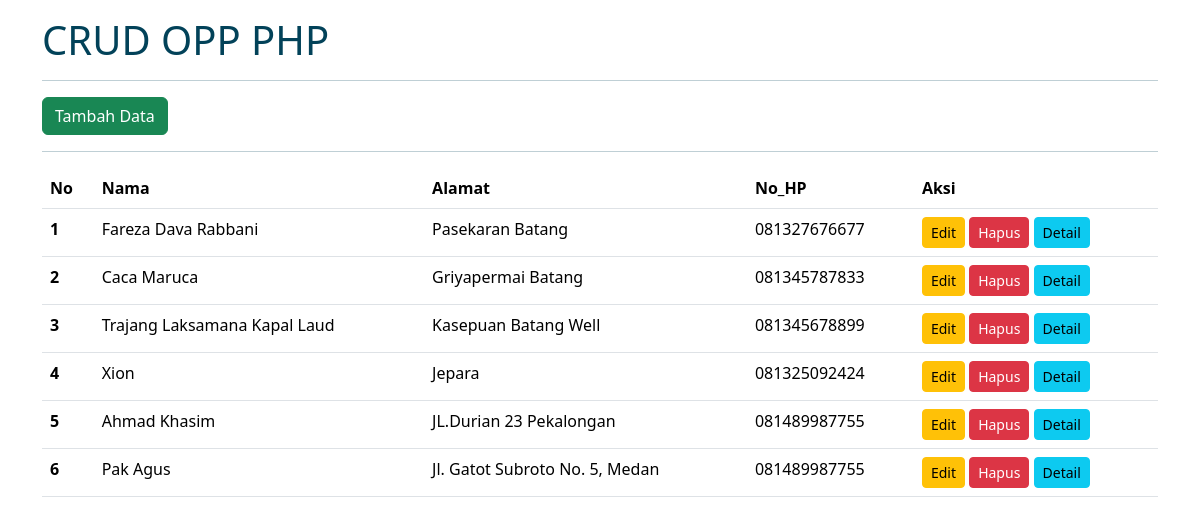
The page / on the database its author committed.
### tables this page shows
CREATE TABLE `tb_users0057` (
  `id` int(10) NOT NULL,
  `nama` varchar(255) NOT NULL,
  `jenis_kelamin` enum('Pria','Wanita') NOT NULL,
  `umur` tinyint(4) NOT NULL,
  `tempat_lahir` varchar(30) NOT NULL,
  `status` enum('Nikah','Belum') NOT NULL,
  `jurusan` varchar(20) NOT NULL,
  `alamat` varchar(255) NOT NULL,
  `nohp` char(13) NOT NULL
);

### database.php (called while the page is built, shortened)
<?php
    class Database0057{
        public $host = "localhost";
        public $username = "root";
        public $password = "";
        public $database = "db_php0057";
        public $connect;
        function __construct()
        {
            $this->connect = mysqli_connect($this->host, $this->username, $this->password);
            mysqli_select_db($this->connect, $this->database);
        }
        function tampildata()
        {
            $data = mysqli_query($this->connect, "SELECT * FROM tb_users0057" );
            $rows = mysqli_fetch_all($data, MYSQLI_ASSOC);
            return $rows;
        }
    }
?>

### index.php (the view, shortened to what this page needs)
<?php
    include 'database.php';
    $db = new Database0057;
    $db->tampildata();
?>
<!doctype html>
<html lang="en">
  <head>
    <link href="https://cdn.jsdelivr.net/npm/bootstrap@5.3.3/dist/css/bootstrap.min.css"
    rel="stylesheet"
>
  </head>
  <body>
    <div class="container mt-3">
        <h1>CRUD OPP PHP</h1>
        <hr>
        <a href="input.php" class="btn btn-success">Tambah Data</a>
        <hr>
        <table class="table table_hover">
        <thead >
            <tr>
                <th scope="col">No</th>
                <th scope="col">Nama</th>
                <th scope="col">Alamat</th>
                <th scope="col">No_HP</th>
                <th scope="col">Aksi</th>
            </tr>
        </thead>
        <tbody>
        <?php
                $nomer = 1;
                foreach ($db->tampildata() as $dataUser) {
        ?>
            <tr>
                <th scope="row"> <?php echo $nomer++; ?> </th>
                <td><?php echo $dataUser ['nama'];?></td>
                <td><?php echo $dataUser ['alamat'];?></td>
                <td><?php echo $dataUser ['nohp'];?></td>
                <td>
                    <a href="edit.php?id=<?php echo $dataUser['id']?>"
                    class="btn btn-warning btn-sm">Edit</a>
                    <a href="proses.php?id=<?php echo $dataUser['id']?>&aksi=hapus"
                     class="btn btn-danger btn-sm"
                     onclick="return confirm('Apakah Anda yakin ingin menghapus data ini?')"
                     >Hapus</a>
                     <a href="detail.php?id=<?php echo $dataUser['id']?>"
                      class="btn btn-info btn-sm">Detail</a>
                </td>
            </tr>
            <?php
                }
            ?>
        </tbody>
        </table>
  </body>
</html>

### index.php (style rules this page uses)
body { color: #024259; }

### rows shown on the page
tb_users0057: nama "Fareza Dava Rabbani", alamat "Pasekaran Batang", nohp "081327676677"
tb_users0057: nama "Caca Maruca", alamat "Griyapermai Batang", nohp "081345787833"
tb_users0057: nama "Trajang Laksamana Kapal Laud", alamat "Kasepuan Batang Well", nohp "081345678899"
tb_users0057: nama "Xion", alamat "Jepara", nohp "081325092424"
tb_users0057: nama "Ahmad Khasim", alamat "JL.Durian 23 Pekalongan", nohp "081489987755"
tb_users0057: nama "Pak Agus", alamat "Jl. Gatot Subroto No. 5, Medan", nohp "081489987755"
